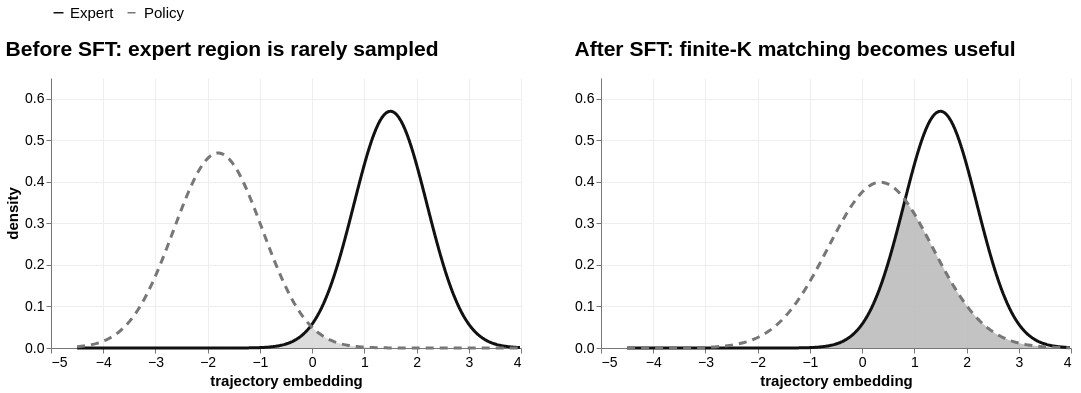

Here is the Vega-Lite specification saved for this chart:
### Vega-Lite specification from a JSON file in a GitHub repository (floating-point values rounded to 4 significant figures)
{"$schema": "https://vega.github.io/schema/vega-lite/v5.json", "background": "white", "spacing": 48, "hconcat": [{"title": {"text": "Before SFT: expert region is rarely sampled", "font": "Helvetica", "fontSize": 21, "fontWeight": 700, "anchor": "start", "offset": 18}, "width": 470, "height": 270, "data": {"sequence": {"start": -4.5, "stop": 4.01, "step": 0.04, "as": "x"}}, "transform": [{"calculate": "exp(-0.5 * pow((datum.x - 1.5) / 0.7, 2)) / (0.7 * 2.506628)", "as": "Expert"}, {"calculate": "exp(-0.5 * pow((datum.x + 1.8) / 0.85, 2)) / (0.85 * 2.506628)", "as": "Policy"}, {"calculate": "min(datum.Expert, datum.Policy)", "as": "Overlap"}], "layer": [{"mark": {"type": "area", "color": "#d9d9d9", "opacity": 0.9}, "encoding": {"x": {"field": "x", "type": "quantitative", "title": "trajectory embedding", "scale": {"domain": [-4.5, 4]}}, "y": {"field": "Overlap", "type": "quantitative", "title": "density", "scale": {"domain": [0, 0.61]}}}}, {"transform": [{"fold": ["Expert", "Policy"], "as": ["Distribution", "Density"]}], "mark": {"type": "line", "strokeWidth": 3}, "encoding": {"x": {"field": "x", "type": "quantitative"}, "y": {"field": "Density", "type": "quantitative"}, "color": {"field": "Distribution", "type": "nominal", "scale": {"domain": ["Expert", "Policy"], "range": ["#111111", "#777777"]}, "legend": {"title": null, "orient": "top", "direction": "horizontal", "labelFont": "Helvetica", "labelFontSize": 15}}, "strokeDash": {"field": "Distribution", "type": "nominal", "scale": {"domain": ["Expert", "Policy"], "range": [[1, 0], [8, 6]]}, "legend": null}}}]}, {"title": {"text": "After SFT: finite-K matching becomes useful", "font": "Helvetica", "fontSize": 21, "fontWeight": 700, "anchor": "start", "offset": 18}, "width": 470, "height": 270, "data": {"sequence": {"start": -4.5, "stop": 4.01, "step": 0.04, "as": "x"}}, "transform": [{"calculate": "exp(-0.5 * pow((datum.x - 1.5) / 0.7, 2)) / (0.7 * 2.506628)", "as": "Expert"}, {"calculate": "exp(-0.5 * pow((datum.x - 0.35) / 1.0, 2)) / (1.0 * 2.506628)", "as": "Policy"}, {"calculate": "min(datum.Expert, datum.Policy)", "as": "Overlap"}], "layer": [{"mark": {"type": "area", "color": "#bdbdbd", "opacity": 0.9}, "encoding": {"x": {"field": "x", "type": "quantitative", "title": "trajectory embedding", "scale": {"domain": [-4.5, 4]}}, "y": {"field": "Overlap", "type": "quantitative", "title": null, "scale": {"domain": [0, 0.61]}}}}, {"transform": [{"fold": ["Expert", "Policy"], "as": ["Distribution", "Density"]}], "mark": {"type": "line", "strokeWidth": 3}, "encoding": {"x": {"field": "x", "type": "quantitative"}, "y": {"field": "Density", "type": "quantitative"}, "color": {"field": "Distribution", "type": "nominal", "scale": {"domain": ["Expert", "Policy"], "range": ["#111111", "#777777"]}, "legend": {"title": null, "orient": "top", "direction": "horizontal", "labelFont": "Helvetica", "labelFontSize": 15}}, "strokeDash": {"field": "Distribution", "type": "nominal", "scale": {"domain": ["Expert", "Policy"], "range": [[1, 0], [8, 6]]}, "legend": null}}}]}], "config": {"font": "Helvetica", "axis": {"labelFont": "Helvetica", "titleFont": "Helvetica", "labelFontSize": 14, "titleFontSize": 15, "gridColor": "#eeeeee", "domainColor": "#777777", "tickColor": "#777777"}, "view": {"stroke": null}}}
